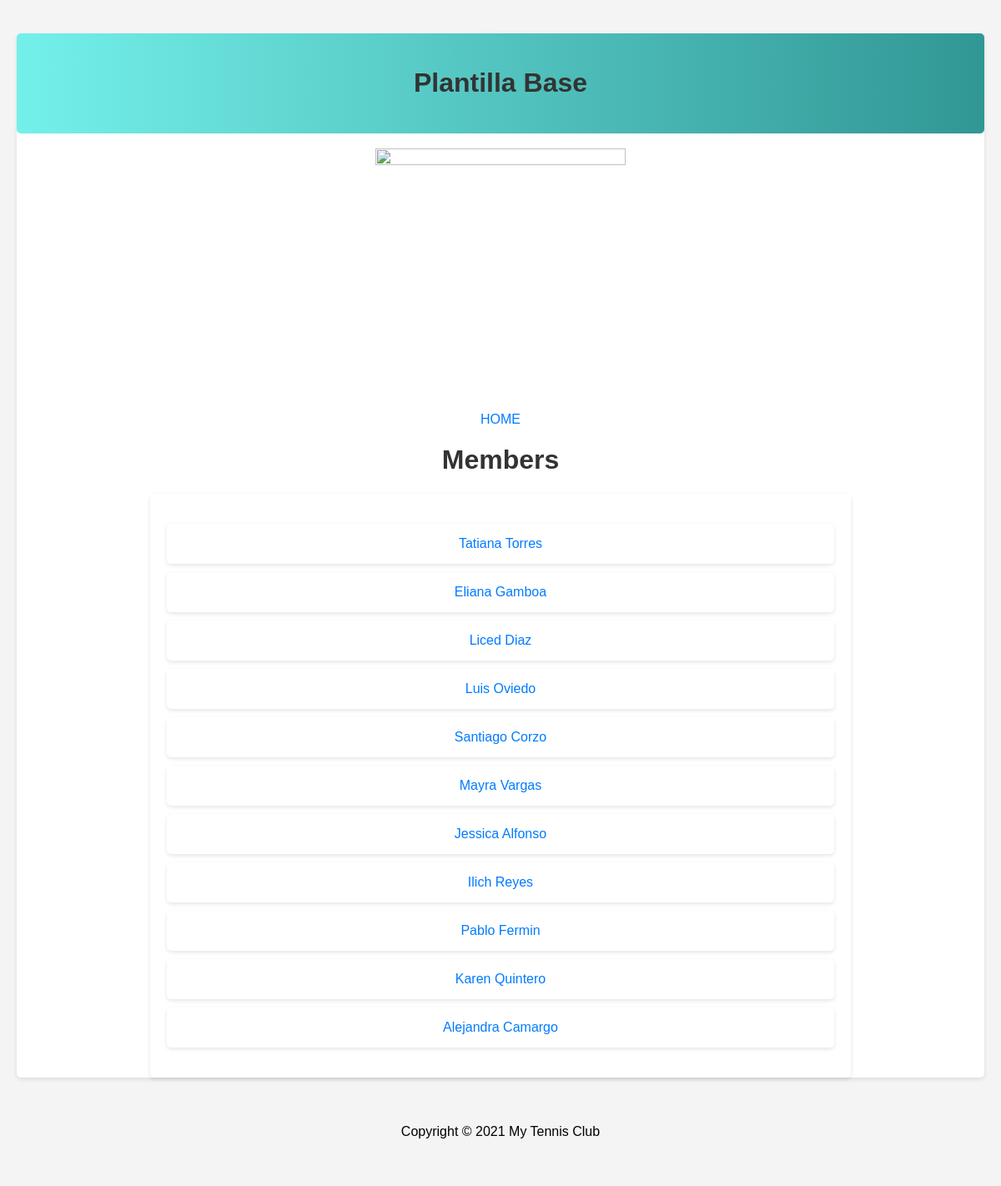
/members/, run on an earlier commit of the app's database.
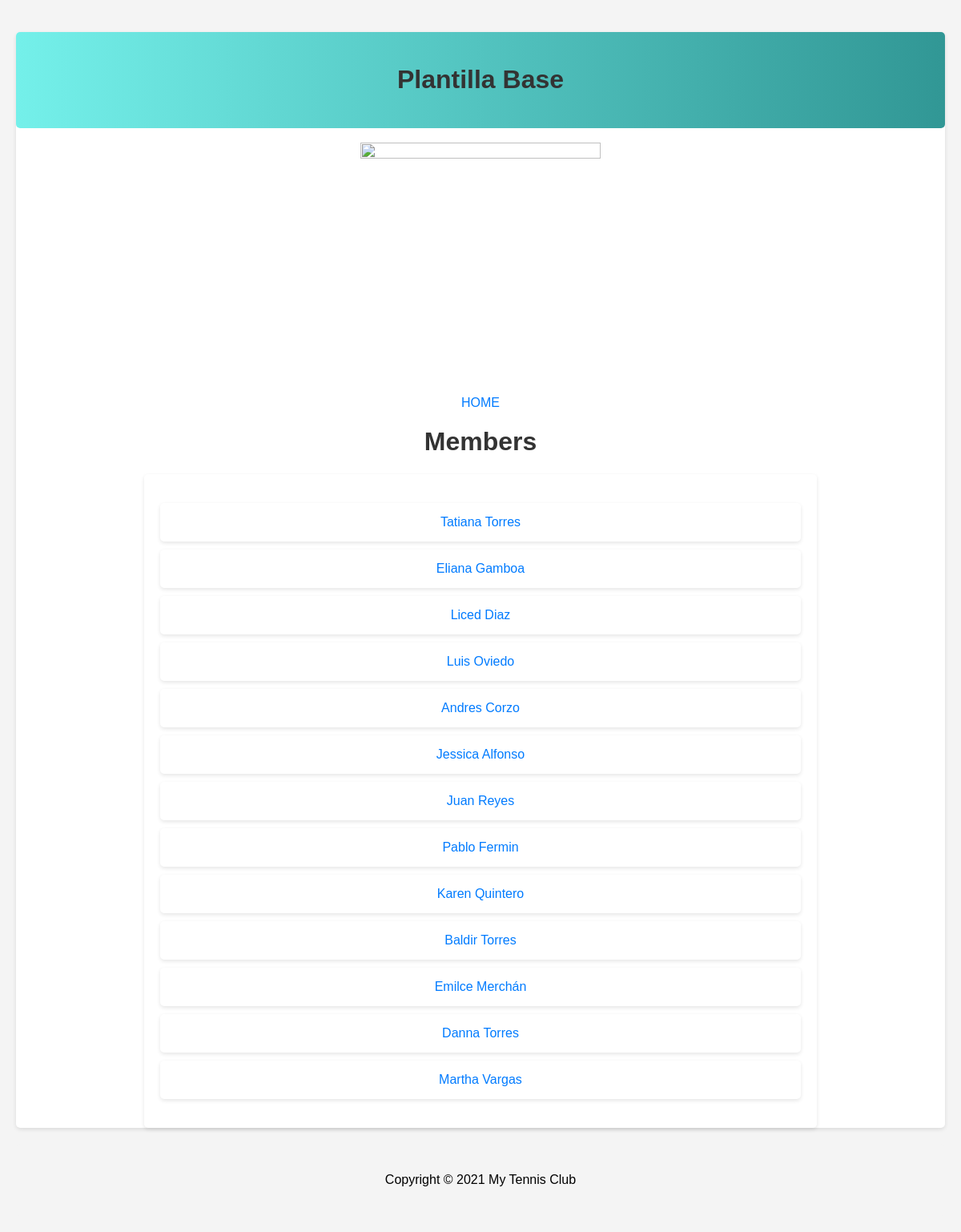
And on a later commit of the database.
### members/models.py (models this page shows, shortened)
class Member(models.Model):
    firstname = models.CharField(max_length=255)
    lastname = models.CharField(max_length=255)
    phone = models.IntegerField(null=True)
    joined_date = models.DateField(null=True)
    gender = models.CharField(max_length=255, null=True)
    birth_date = models.DateField(null=True)
    email = models.EmailField(max_length=255, null=True)

### members/views.py (the view)
# urls.py: path('members/', views.members, name='members'),
def members(request):
    mymembers = Member.objects.all().values()
    template = loader.get_template('all_members.html')
    context = {
        'mymembers': mymembers,
    }
    return HttpResponse(template.render(context, request))

### members/templates/all_members.html (shortened to what this page needs)
        {% extends "master.html" %}
        {% block content %}
        <p><a href="/">HOME</a></p>
        <h1>Members</h1>
        <div class="container">
        <ul>
        {% for x in mymembers %}
            <li><a href="details/{{ x.id }}">{{ x.firstname }} {{ x.lastname }}</a></li>
        {% endfor %}
        </ul>
        </div>
        {% endblock %}

### members/templates/master.html (shortened to what this page needs)
<!DOCTYPE html>
<html>
    <head>
    </head>
    <div class="first_container">
    <body>
        <div class="header">
        <h1>Plantilla Base</h1>
        </div>
        <br>
        <img src=https://media.istockphoto.com/id/1403644222/es/foto/la-ilustraci%C3%B3n-muestra-el-enrutamiento-de-paquetes-ip-a-trav%C3%A9s-de-internet-una-computadora-lan.jpg?s=612x612&w=0&k=20&c=fA7c44z5fZpu93ZSP6uW6Swhde6e7FJysgpOQn6nyks= width="300" height="300">
        {% block content %}
        {% endblock %}
    </div>
    <div class="footer">
        <footer>
        <p>Copyright &copy; 2021 My Tennis Club</p>
    </footer>
    </div>
    </body>
</html>

### members/templates/master.html (style rules this page uses)
body { font-family: Arial, sans-serif; background-color: #f4f4f4; margin: 0; padding: 20px; }
h1 { color: #333; text-align: center; }
ul { list-style-type: none; padding: 0; }
li { background: #fff; margin: 10px 0; padding: 15px; border-radius: 5px; box-shadow: 0 2px 5px rgba(0, 0, 0, 0.1); }
a { text-decoration: none; color: #007BFF; }
img { max-width: 100%; height: auto; display: block; margin: 0 auto; }
.container { max-width: 800px; margin: auto; background: #fff; border-radius: 5px; box-shadow: 0 2px 5px rgba(0, 0, 0, 0.1); padding: 20px; }
.first_container { max-width: 1200px; margin: auto; background: #fff; border-radius: 5px; box-shadow: 0 2px 5px rgba(0, 0, 0, 0.1); text-align: center; margin-top: 20px; }
.header { background: linear-gradient(to right, #74f0eaff, #319795); padding: 20px; border-radius: 5px; color: white; }
.footer { background-color: #f4f4f4; padding: 20px; border-radius: 5px; text-align: center; margin-top: 20px; }

What changed in the data, as far as the page shows it:
removed Member: firstname "Mayra", lastname "Vargas"
removed Member: firstname "Alejandra", lastname "Camargo"
changed Member "Corzo": firstname "Santiago" → "Andres"
changed Member "Reyes": firstname "Ilich" → "Juan"
added Member: firstname "Baldir", lastname "Torres"
added Member: firstname "Emilce", lastname "Merchán"
added Member: firstname "Danna", lastname "Torres"
added Member: firstname "Martha", lastname "Vargas"
